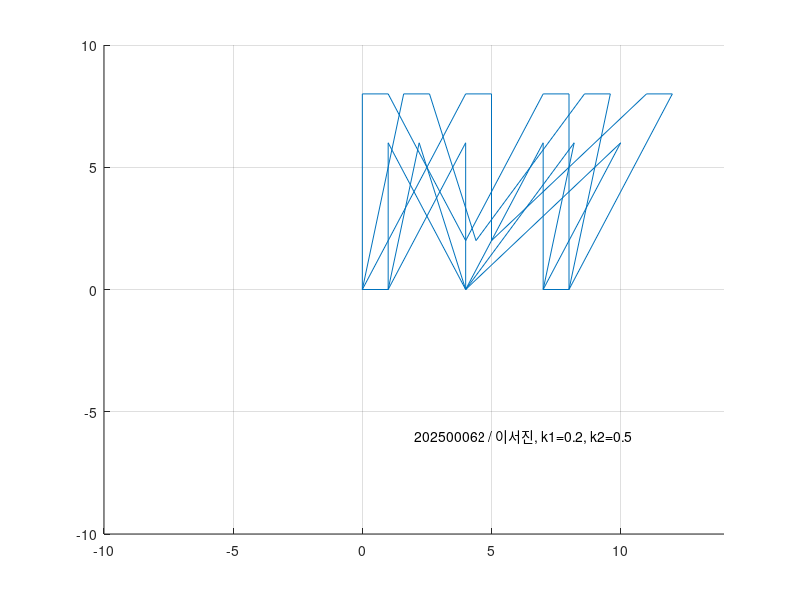

This figure's MATLAB source:
x=[0 1 1 4 7 7 8 8 7 4 1 0 0;
   0 0 6 0 6 0 0 8 8 2 8 8 0;
   1 1 1 1 1 1 1 1 1 1 1 1 1];

% x1축을 따라서 kx2만큼 이동.
% x2값이 클수록 많이 이동.
% => x1축을 따라 기울어짐.
k=0.2;
A=[1 k 0; 0 1 0; 0 0 1];
y1=A*x;
k=0.5;
A=[1 k 0; 0 1 0; 0 0 1];
y2=A*x;
line(x(1,:), x(2,:)); % 원본
line(y1(1,:), y1(2,:));
line(y2(1,:), y2(2,:));
axis([-10 14 -10 10]);
grid on;
text(2, -6, '202500062 / 이서진, k1=0.2, k2=0.5');
